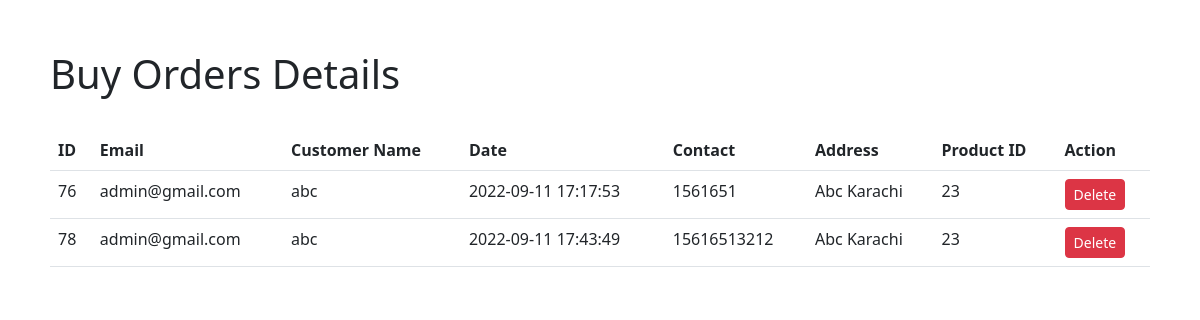
The app's page /buy-order-view.php with its own data.
### tables this page shows
CREATE TABLE `buy_order` (
  `id` int(11) NOT NULL,
  `email` varchar(255) NOT NULL,
  `name` varchar(255) NOT NULL,
  `address` varchar(255) NOT NULL,
  `phone` varchar(255) NOT NULL,
  `date` timestamp NOT NULL DEFAULT current_timestamp(),
  `product_id` int(11) NOT NULL
);

### buy-order-view.php (the view, shortened to what this page needs)
<!DOCTYPE html>
<html lang="en">
    <head>
        <link href="https://cdn.jsdelivr.net/npm/bootstrap@5.2.0-beta1/dist/css/bootstrap.min.css" rel="stylesheet">
</head>
<body style="margin: 50px;">
    <h1>Buy Orders Details</h1>
    <br>
    <table class="table">
        <thead>
            <tr>
                <th>ID</th>
                <th>Email</th>
                <th>Customer Name</th>
                <th>Date</th>
                <th>Contact</th>
                <th>Address</th>
                <th>Product ID</th>
                <th>Action</th>
</tr>
</thead>
<tbody>
    <?php
    $servername = "localhost";
    $username = "root";
    $password = "";
    $database = "shopping";
    $connection = new mysqli($servername, $username, $password, $database);
    $sql = "SELECT * FROM buy_order";
    $result = $connection->query($sql);
    while($row = $result->fetch_assoc()){
        echo "<tr>
        <td>" . $row["id"] . "</td>
        <td>" . $row["email"] . "</td>
        <td>" . $row["name"] . "</td>
        <td>" . $row["date"] . "</td>
        <td>" . $row["phone"] . "</td>
        <td>" . $row["address"] . "</td>
        <td>" . $row["product_id"] . "</td>
        <td>
            <a class='btn btn-danger btn-sm' href='admin-buy-delete.php?id=$row[id]'>Delete</a>
        </td>
</tr>";
    }
?>
</tbody>
    </table>
</body>
</html>

### records on screen
buy_order: id "76", email "admin@gmail.com", name "abc", date "2022-09-11 17:17:53", phone "1561651", address "Abc Karachi", product "23"
buy_order: id "78", email "admin@gmail.com", name "abc", date "2022-09-11 17:43:49", phone "15616513212", address "Abc Karachi", product "23"
